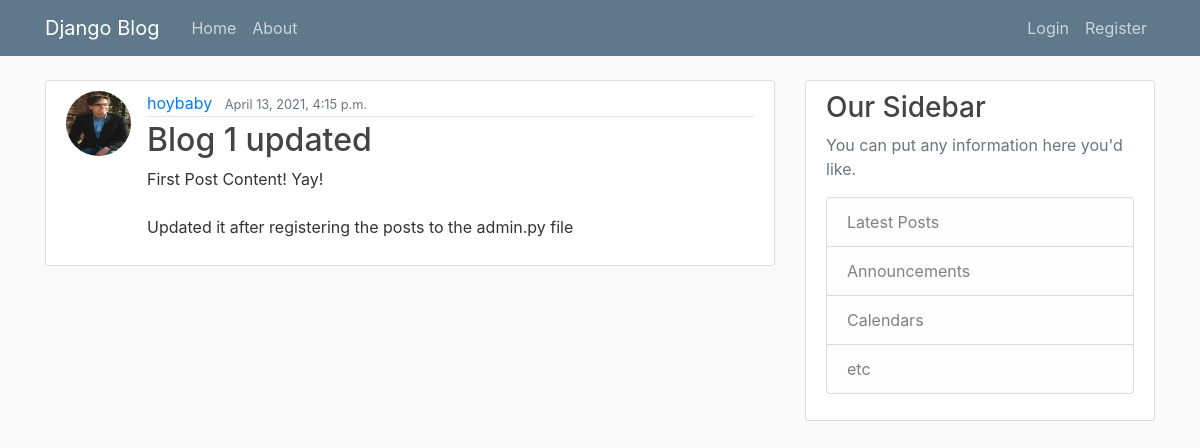
Before: /post/1/ with the older database file.
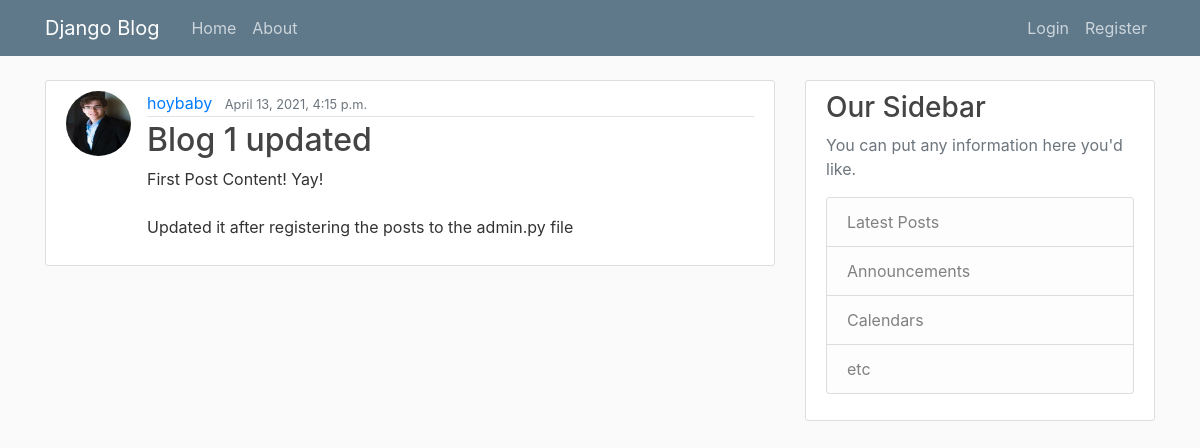
After: the same page with the newer database file.
### blog/models.py (models this page shows, shortened)
class Post(models.Model):
    title =  models.CharField(max_length=100)
    content = models.TextField()
    date_posted = models.DateTimeField(default=timezone.now)
    author = models.ForeignKey(User, on_delete=models.CASCADE)

### users/models.py (models this page shows, shortened)
class Profile(models.Model):
    user = models.OneToOneField(User, on_delete=models.CASCADE)
    image = models.ImageField(default='default.jpg', upload_to='profile_pics')

### blog/views.py (the view)
# urls.py: path('post/<int:pk>/', PostDetailView.as_view(), name='post-detail'),
class PostDetailView(DetailView):
    model = Post

### blog/templates/blog/post_detail.html (shortened to what this page needs)
{% extends "blog/base.html" %}
    {% block content%}
    <article class="media content-section">
        <img class="rounded-circle article-img" src="{{ object.author.profile.image.url }}" alt="">
        <div class="media-body">
        <div class="article-metadata">
            <a class="mr-2" href="#">{{ object.author }}</a>
            <small class="text-muted">{{ object.date_posted }}</small>
        </div>
        <h2 class="article-title">{{ object.title }}</h2>
        <p class="article-content">{{ object.content }}</p>
        </div>
    </article>
    {%  endblock content %}

Changed rows visible on the page:
changed through a linked row, Post "Blog 1 updated": author.profile.image: a different picture
